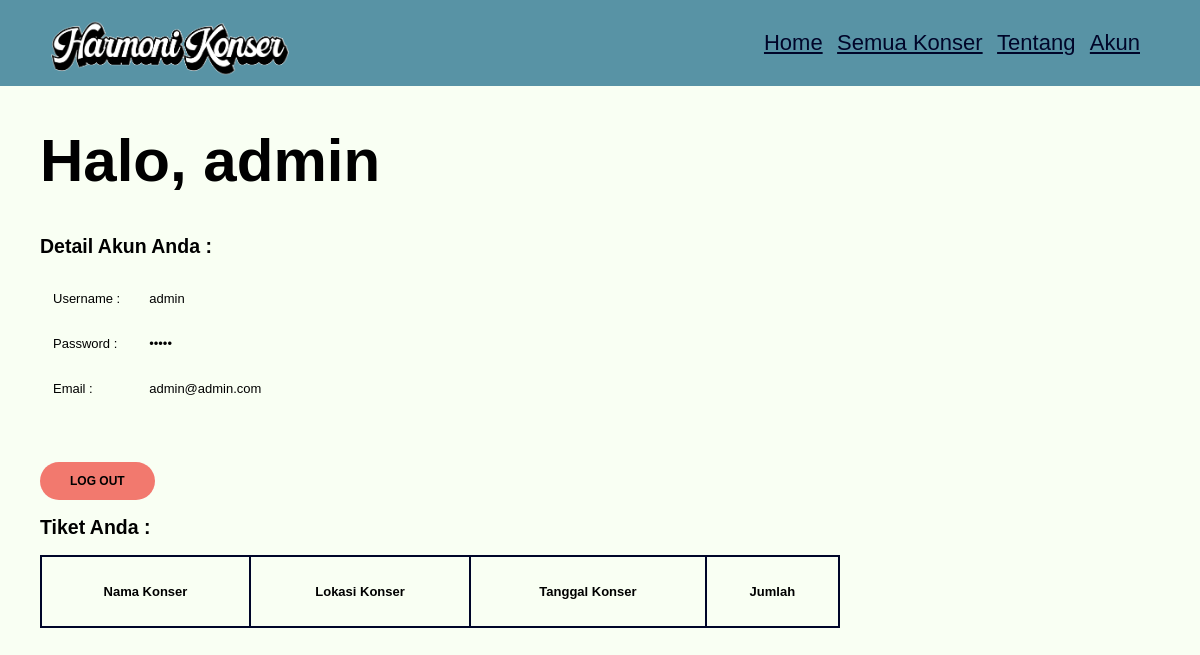
Page /akun.php (signed in) on the earlier database version.
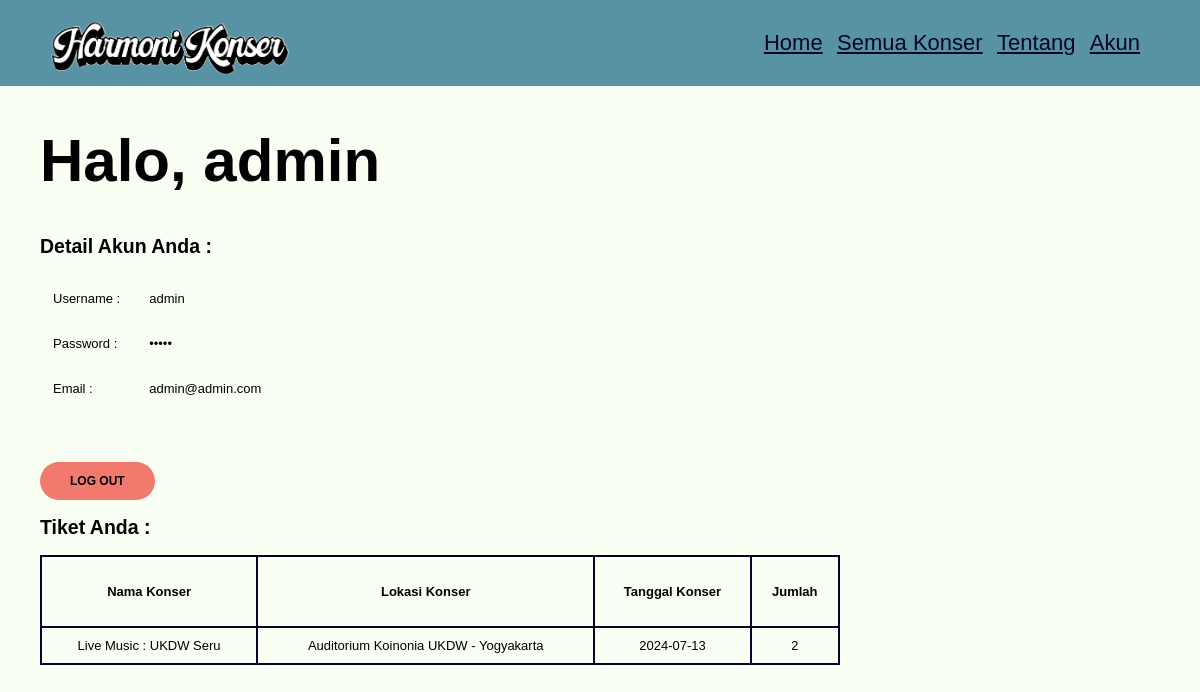
Same page on the later database version.
### tables this page shows
CREATE TABLE `pembelian` (
  `id_pembelian` int(11) NOT NULL,
  `id_konser` int(11) NOT NULL,
  `id_tiket` int(11) NOT NULL,
  `jumlah` int(11) NOT NULL,
  `id_user` int(11) NOT NULL
);

CREATE TABLE `konser_data` (
  `id_konser` int(11) NOT NULL,
  `judul` varchar(255) NOT NULL,
  `venue` varchar(255) NOT NULL,
  `kota` varchar(255) NOT NULL,
  `tanggal_awal` date NOT NULL,
  `tanggal_akhir` date NOT NULL,
  `description` text NOT NULL,
  `poster` text NOT NULL,
  `seating` text DEFAULT NULL
);

### akun.php (the view, shortened to what the changed rows need)
<?php
    require "functions.php";
    $username = $_SESSION["username"];
    $result = mysqli_query($conn, "SELECT * FROM user_data WHERE username = '$username'");
    $user = mysqli_fetch_assoc($result);
    $user_id = $user['id_user'];
?>
<!DOCTYPE html>
<html lang="en">
<head>
    <link rel="stylesheet" href="akuncss.css">
</head>
<body>
    <div class="hallouser">
        <h1>
            Halo, <?php echo $username; ?>
        </h1>
    </div>
    <div class="detailakun">
        <h2>
            Detail Akun Anda :
        </h2>
    </div>
    <div class="daftartiketuser">
        <h2>
            Tiket Anda :
        </h2>
        <table border="0" class="tabeltiketuser">
            <thead class="tabeltiketuserhead">
                <tr>
                    <td>
                        <h4>
                        </h4>
                    </td>
                    <td>
                        <h4>
                        </h4>
                    </td>
                    <td>
                        <h4>
                        </h4>
                    </td>
                    <td>
                        <h4>
                        </h4>
                    </td>
                </tr>
            </thead>
            <div class="tabeltiketuserisi">
                <?php $resultpemesanan = mysqli_query($conn, "SELECT * FROM pembelian WHERE id_user = '$user_id'");?>
                <?php if(isset($resultpemesanan)) :?>
                    <?php while($infotiket = mysqli_fetch_assoc($resultpemesanan)) :
                        $jumlahtiket = $infotiket['jumlah'];
                        $id_konser = $infotiket['id_konser'];
                        $resultkonser = mysqli_query($conn, "SELECT * FROM konser_data WHERE id_konser = '$id_konser'");
                        if(mysqli_num_rows($resultkonser) === 1){
                            $infokonser = mysqli_fetch_assoc($resultkonser);
                            $judulkonser = $infokonser['judul'];
                            $lokasikonser = $infokonser['venue']. " - " .$infokonser['kota'];
                            $tanggalKonserAwal = $infokonser['tanggal_awal'];
                            $tanggalKonserAkhir = $infokonser['tanggal_akhir'];
                            if($tanggalKonserAwal == $tanggalKonserAkhir){
                                $tanggalKonser = $tanggalKonserAwal;
                            } else {
                                $tanggalKonser = $tanggalKonserAwal. " - " .$tanggalKonserAkhir;
                            }
                        }
                    ?>
                <tr>
                    <td>
                        <?php
                            if(isset($judulkonser)){
                                echo $judulkonser;
                            }
                        ?>
                    </td>
                    <td>
                        <?php
                            if(isset($lokasikonser)){
                                echo $lokasikonser;
                            }
                        ?>
                    </td>
                    <td>
                        <?php
                            if(isset($tanggalKonser)){
                                echo $tanggalKonser;
                            }
                        ?>
                    </td>
                    <td>
                        <?php
                            if(isset($jumlahtiket)){
                                echo $jumlahtiket;
                            }
                        ?>
                    </td>
                </tr>
                    <?php endwhile;?>
                <?php endif;?>
            </div>
        </table>
    </div>
</body>
</html>

Differences in the rows shown:
added pembelian: id_konser.judul "Live Music : UKDW Seru", id_konser.kota "Auditorium Koinonia UKDW - Yogyakarta", id_konser.tanggal_awal "2024-07-13", jumlah "2"
